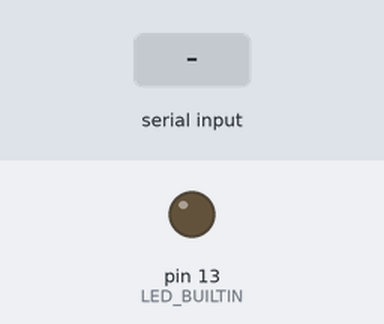
Bench run of a sketch on a simulated Arduino Uno, built with avr-gcc and run on an emulated ATmega328P. On the bench: output pins drawn as LEDs (lit = HIGH). The test bench sets the inputs (shaded band). Random numbers use the default seed unless the sketch sets one; what the sketch prints to the serial monitor is not drawn.

Above: at 1.2 s.
1.3 s: "1" received over Serial
At 2.5 s:
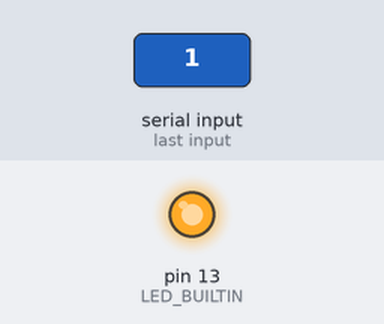
2.8 s: "0" received over Serial
At 3.6 s:
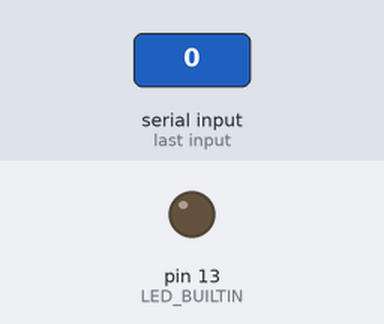
Timing chart, 0 to 5.8 s (numbered marks = the images above; inputs shaded):
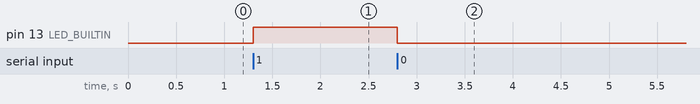

The sketch:

firmware.ino
```cpp
void setup() {
  Serial.begin(115200);
  pinMode(LED_BUILTIN, OUTPUT);
}

void loop() {
  // Handle serial input: switch LED on/off
  if (Serial.available() > 0) {
    int ch = Serial.read();
    if (ch == '0') digitalWrite(LED_BUILTIN, LOW);   // '0' switches LED off
    if (ch == '1') digitalWrite(LED_BUILTIN, HIGH);  // '1' switches LED on
  }

  // Print current status to serial every 5 seconds
  // A status message is a JSON string like this: {"led": 0, "sensor": 27}
  static unsigned long prev;
  unsigned long curr = millis();
  if (curr - prev > 5000) {
    char buf[100];
    snprintf(buf, sizeof(buf), "{\"led\": %d, \"sensor\": %d}",
             (int) digitalRead(LED_BUILTIN), (int) random(20, 30));
    Serial.println(buf);
    prev = curr;
  }
}
```

Measured:
- after the input at 1.3 s, pin 13 (LED_BUILTIN): LOW → HIGH at once
- after the input at 2.8 s, pin 13 (LED_BUILTIN): HIGH → LOW at once
